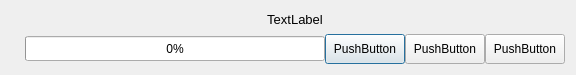
<?xml version="1.0" encoding="UTF-8"?>
<ui version="4.0">
 <class>Dialog</class>
 <widget class="QDialog" name="Dialog">
  <property name="geometry">
   <rect>
    <x>0</x>
    <y>0</y>
    <width>559</width>
    <height>75</height>
   </rect>
  </property>
  <property name="windowTitle">
   <string>Dialog</string>
  </property>
  <layout class="QHBoxLayout" name="mainLayout">
   <property name="spacing">
    <number>7</number>
   </property>
   <item>
    <widget class="QLabel" name="imgDialog">
     <property name="text">
      <string/>
     </property>
     <property name="alignment">
      <set>Qt::AlignCenter</set>
     </property>
    </widget>
   </item>
   <item>
    <layout class="QVBoxLayout" name="verticalLayout">
     <property name="spacing">
      <number>7</number>
     </property>
     <item>
      <widget class="QLabel" name="textDialog">
       <property name="font">
        <font>
         <pointsize>10</pointsize>
        </font>
       </property>
       <property name="text">
        <string>TextLabel</string>
       </property>
       <property name="alignment">
        <set>Qt::AlignCenter</set>
       </property>
      </widget>
     </item>
     <item>
      <layout class="QHBoxLayout" name="horizontalLayout">
       <property name="spacing">
        <number>0</number>
       </property>
       <item>
        <widget class="QProgressBar" name="progressBar">
         <property name="minimumSize">
          <size>
           <width>300</width>
           <height>25</height>
          </size>
         </property>
         <property name="maximumSize">
          <size>
           <width>16777215</width>
           <height>16777215</height>
          </size>
         </property>
         <property name="value">
          <number>0</number>
         </property>
        </widget>
       </item>
       <item>
        <widget class="QPushButton" name="leftButton">
         <property name="sizePolicy">
          <sizepolicy hsizetype="Fixed" vsizetype="Fixed">
           <horstretch>0</horstretch>
           <verstretch>0</verstretch>
          </sizepolicy>
         </property>
         <property name="minimumSize">
          <size>
           <width>0</width>
           <height>30</height>
          </size>
         </property>
         <property name="font">
          <font>
           <pointsize>9</pointsize>
          </font>
         </property>
         <property name="text">
          <string>PushButton</string>
         </property>
        </widget>
       </item>
       <item>
        <widget class="QPushButton" name="centerButton">
         <property name="sizePolicy">
          <sizepolicy hsizetype="Fixed" vsizetype="Fixed">
           <horstretch>0</horstretch>
           <verstretch>0</verstretch>
          </sizepolicy>
         </property>
         <property name="minimumSize">
          <size>
           <width>0</width>
           <height>30</height>
          </size>
         </property>
         <property name="font">
          <font>
           <pointsize>9</pointsize>
          </font>
         </property>
         <property name="text">
          <string>PushButton</string>
         </property>
        </widget>
       </item>
       <item>
        <widget class="QPushButton" name="rightButton">
         <property name="sizePolicy">
          <sizepolicy hsizetype="Fixed" vsizetype="Fixed">
           <horstretch>0</horstretch>
           <verstretch>0</verstretch>
          </sizepolicy>
         </property>
         <property name="minimumSize">
          <size>
           <width>0</width>
           <height>30</height>
          </size>
         </property>
         <property name="font">
          <font>
           <pointsize>9</pointsize>
          </font>
         </property>
         <property name="text">
          <string>PushButton</string>
         </property>
        </widget>
       </item>
      </layout>
     </item>
    </layout>
   </item>
  </layout>
 </widget>
 <resources/>
 <connections/>
</ui>
